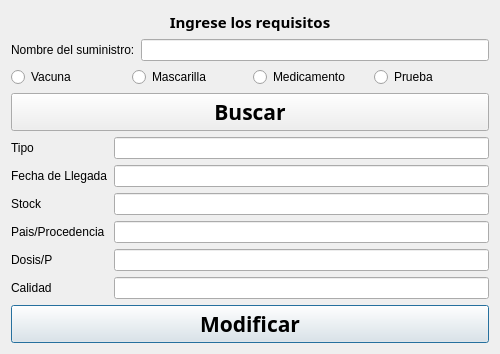
<?xml version="1.0" encoding="UTF-8"?>
<ui version="4.0">
 <class>Buscar_Sumi</class>
 <widget class="QDialog" name="Buscar_Sumi">
  <property name="geometry">
   <rect>
    <x>0</x>
    <y>0</y>
    <width>500</width>
    <height>327</height>
   </rect>
  </property>
  <property name="windowTitle">
   <string>Buscar/modificar</string>
  </property>
  <layout class="QGridLayout" name="gridLayout_4">
   <item row="0" column="0">
    <layout class="QGridLayout" name="gridLayout_3">
     <item row="3" column="0">
      <widget class="QPushButton" name="enviarpushbuton">
       <property name="font">
        <font>
         <family>Berlin Sans FB Demi</family>
         <pointsize>16</pointsize>
         <weight>75</weight>
         <bold>true</bold>
        </font>
       </property>
       <property name="cursor">
        <cursorShape>PointingHandCursor</cursorShape>
       </property>
       <property name="text">
        <string>Modificar</string>
       </property>
      </widget>
     </item>
     <item row="2" column="0">
      <layout class="QGridLayout" name="gridLayout_2">
       <item row="1" column="0">
        <widget class="QLabel" name="label_fecha">
         <property name="text">
          <string>Fecha de Llegada</string>
         </property>
        </widget>
       </item>
       <item row="3" column="1">
        <widget class="QLineEdit" name="pais">
         <property name="text">
          <string/>
         </property>
        </widget>
       </item>
       <item row="2" column="1">
        <widget class="QLineEdit" name="stock"/>
       </item>
       <item row="4" column="0">
        <widget class="QLabel" name="label_dosis">
         <property name="text">
          <string>Dosis/P</string>
         </property>
        </widget>
       </item>
       <item row="4" column="1">
        <widget class="QLineEdit" name="dosis">
         <property name="text">
          <string/>
         </property>
        </widget>
       </item>
       <item row="2" column="0">
        <widget class="QLabel" name="label_stock">
         <property name="text">
          <string>Stock</string>
         </property>
        </widget>
       </item>
       <item row="0" column="1">
        <widget class="QLineEdit" name="tipo"/>
       </item>
       <item row="3" column="0">
        <widget class="QLabel" name="label_pais">
         <property name="text">
          <string>Pais/Procedencia</string>
         </property>
        </widget>
       </item>
       <item row="1" column="1">
        <widget class="QLineEdit" name="fecha"/>
       </item>
       <item row="5" column="1">
        <widget class="QLineEdit" name="calidad">
         <property name="text">
          <string/>
         </property>
        </widget>
       </item>
       <item row="5" column="0">
        <widget class="QLabel" name="label_calidad">
         <property name="text">
          <string>Calidad</string>
         </property>
        </widget>
       </item>
       <item row="0" column="0">
        <widget class="QLabel" name="label_tipo">
         <property name="text">
          <string>Tipo</string>
         </property>
        </widget>
       </item>
      </layout>
     </item>
     <item row="0" column="0">
      <layout class="QGridLayout" name="gridLayout">
       <item row="1" column="0">
        <widget class="QLabel" name="label_2">
         <property name="font">
          <font>
           <family>Berlin Sans FB Demi</family>
           <pointsize>11</pointsize>
           <weight>75</weight>
           <bold>true</bold>
          </font>
         </property>
         <property name="text">
          <string>&lt;html&gt;&lt;head/&gt;&lt;body&gt;&lt;p align=&quot;center&quot;&gt;Ingrese los requisitos&lt;/p&gt;&lt;/body&gt;&lt;/html&gt;</string>
         </property>
        </widget>
       </item>
       <item row="4" column="0">
        <widget class="QPushButton" name="pushButtonbuscar">
         <property name="font">
          <font>
           <family>Berlin Sans FB Demi</family>
           <pointsize>16</pointsize>
           <weight>75</weight>
           <bold>true</bold>
          </font>
         </property>
         <property name="cursor">
          <cursorShape>PointingHandCursor</cursorShape>
         </property>
         <property name="text">
          <string>Buscar</string>
         </property>
        </widget>
       </item>
       <item row="2" column="0">
        <spacer name="verticalSpacer">
         <property name="orientation">
          <enum>Qt::Vertical</enum>
         </property>
         <property name="sizeHint" stdset="0">
          <size>
           <width>20</width>
           <height>40</height>
          </size>
         </property>
        </spacer>
       </item>
       <item row="3" column="0">
        <layout class="QVBoxLayout" name="verticalLayout">
         <item>
          <layout class="QHBoxLayout" name="horizontalLayout">
           <item>
            <widget class="QLabel" name="label">
             <property name="text">
              <string>Nombre del suministro:</string>
             </property>
            </widget>
           </item>
           <item>
            <widget class="QLineEdit" name="nombre"/>
           </item>
          </layout>
         </item>
         <item>
          <layout class="QHBoxLayout" name="horizontalLayout_2">
           <item>
            <widget class="QRadioButton" name="vacuna">
             <property name="cursor">
              <cursorShape>PointingHandCursor</cursorShape>
             </property>
             <property name="text">
              <string>Vacuna</string>
             </property>
             <property name="icon">
              <iconset resource="Icons.qrc">
               <normaloff>:/6673743_health_hospital_injection_icon.png</normaloff>:/6673743_health_hospital_injection_icon.png</iconset>
             </property>
             <property name="iconSize">
              <size>
               <width>20</width>
               <height>20</height>
              </size>
             </property>
             <attribute name="buttonGroup">
              <string notr="true">buttonGroup</string>
             </attribute>
            </widget>
           </item>
           <item>
            <widget class="QRadioButton" name="mascarilla">
             <property name="cursor">
              <cursorShape>PointingHandCursor</cursorShape>
             </property>
             <property name="text">
              <string>Mascarilla</string>
             </property>
             <property name="icon">
              <iconset resource="Icons.qrc">
               <normaloff>:/5803988_mask_covid_icon.png</normaloff>:/5803988_mask_covid_icon.png</iconset>
             </property>
             <property name="iconSize">
              <size>
               <width>20</width>
               <height>20</height>
              </size>
             </property>
             <attribute name="buttonGroup">
              <string notr="true">buttonGroup</string>
             </attribute>
            </widget>
           </item>
           <item>
            <widget class="QRadioButton" name="medicamento">
             <property name="cursor">
              <cursorShape>PointingHandCursor</cursorShape>
             </property>
             <property name="text">
              <string>Medicamento</string>
             </property>
             <property name="icon">
              <iconset resource="Icons.qrc">
               <normaloff>:/2119342_medicines_scientific_icon.png</normaloff>:/2119342_medicines_scientific_icon.png</iconset>
             </property>
             <property name="iconSize">
              <size>
               <width>20</width>
               <height>20</height>
              </size>
             </property>
             <attribute name="buttonGroup">
              <string notr="true">buttonGroup</string>
             </attribute>
            </widget>
           </item>
           <item>
            <widget class="QRadioButton" name="prueba">
             <property name="cursor">
              <cursorShape>PointingHandCursor</cursorShape>
             </property>
             <property name="text">
              <string>Prueba</string>
             </property>
             <property name="icon">
              <iconset resource="Icons.qrc">
               <normaloff>:/5991186_blood_coronavirus_icon.png</normaloff>:/5991186_blood_coronavirus_icon.png</iconset>
             </property>
             <property name="iconSize">
              <size>
               <width>20</width>
               <height>20</height>
              </size>
             </property>
             <attribute name="buttonGroup">
              <string notr="true">buttonGroup</string>
             </attribute>
            </widget>
           </item>
          </layout>
         </item>
        </layout>
       </item>
       <item row="0" column="0">
        <spacer name="verticalSpacer_3">
         <property name="orientation">
          <enum>Qt::Vertical</enum>
         </property>
         <property name="sizeHint" stdset="0">
          <size>
           <width>20</width>
           <height>40</height>
          </size>
         </property>
        </spacer>
       </item>
      </layout>
     </item>
     <item row="1" column="0">
      <spacer name="verticalSpacer_2">
       <property name="orientation">
        <enum>Qt::Vertical</enum>
       </property>
       <property name="sizeHint" stdset="0">
        <size>
         <width>20</width>
         <height>40</height>
        </size>
       </property>
      </spacer>
     </item>
    </layout>
   </item>
  </layout>
 </widget>
 <resources>
  <include location="Icons.qrc"/>
 </resources>
 <connections/>
 <buttongroups>
  <buttongroup name="buttonGroup"/>
 </buttongroups>
</ui>
